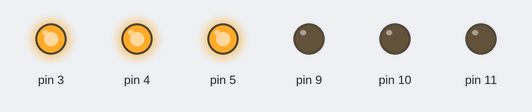
The sketch below on a simulated Arduino Uno, built with avr-gcc and run on an emulated ATmega328P. Parts: output pins drawn as LEDs (lit = HIGH).

Above: at 0.15 s.
Timing chart, 0 to 1.6 s (numbered marks = the images above):
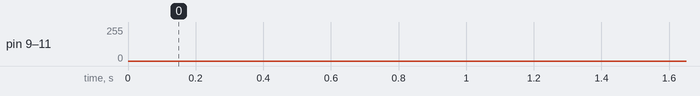

The sketch:

AruinoUno_PWMTest.ino
```cpp
// (licence header left out)
#define SPEED_UP          A0          // BLDC motor speed-up button
#define SPEED_DOWN        A1          // BLDC motor speed-down button
#define PWM_MAX_DUTY      255
#define PWM_MIN_DUTY      50
#define PWM_START_DUTY    100

const uint8_t sinewaveLUT[] PROGMEM = {
/*     0x80, 0x83, 0x86, 0x89, 0x8c, 0x8f, 0x92, 0x95, 0x98, 0x9c, 0x9f, 0xa2,
    0xa5, 0xa8, 0xab, 0xae, 0xb0, 0xb3, 0xb6, 0xb9, 0xbc, 0xbf, 0xc1, 0xc4,
    0xc7, 0xc9, 0xcc, 0xce, 0xd1, 0xd3, 0xd5, 0xd8, 0xda, 0xdc, 0xde, 0xe0,
    0xe2, 0xe4, 0xe6, 0xe8, 0xea, 0xec, 0xed, 0xef, 0xf0, 0xf2, 0xf3, 0xf5,
    0xf6, 0xf7, 0xf8, 0xf9, 0xfa, 0xfb, 0xfc, 0xfc, 0xfd, 0xfe, 0xfe, 0xff,
    0xff, 0xff, 0xff, 0xff, 0xff, 0xff, 0xff, 0xff, 0xff, 0xff, 0xfe, 0xfe,
    0xfd, 0xfc, 0xfc, 0xfb, 0xfa, 0xf9, 0xf8, 0xf7, 0xf6, 0xf5, 0xf3, 0xf2,
    0xf0, 0xef, 0xed, 0xec, 0xea, 0xe8, 0xe6, 0xe4, 0xe2, 0xe0, 0xde, 0xdc,
    0xda, 0xd8, 0xd5, 0xd3, 0xd1, 0xce, 0xcc, 0xc9, 0xc7, 0xc4, 0xc1, 0xbf,
    0xbc, 0xb9, 0xb6, 0xb3, 0xb0, 0xae, 0xab, 0xa8, 0xa5, 0xa2, 0x9f, 0x9c,
    0x98, 0x95, 0x92, 0x8f, 0x8c, 0x89, 0x86, 0x83, 0x80, 0x7c, 0x79, 0x76,
    0x73, 0x70, 0x6d, 0x6a, 0x67, 0x63, 0x60, 0x5d, 0x5a, 0x57, 0x54, 0x51,
    0x4f, 0x4c, 0x49, 0x46, 0x43, 0x40, 0x3e, 0x3b, 0x38, 0x36, 0x33, 0x31,
    0x2e, 0x2c, 0x2a, 0x27, 0x25, 0x23, 0x21, 0x1f, 0x1d, 0x1b, 0x19, 0x17,
    0x15, 0x13, 0x12, 0x10, 0x0f, 0x0d, 0x0c, 0x0a, 0x09, 0x08, 0x07, 0x06,
    0x05, 0x04, 0x03, 0x03, 0x02, 0x01, 0x01, 0x00, 0x00, 0x00, 0x00, 0x00,
    0x00, 0x00, 0x00, 0x00, 0x00, 0x00, 0x01, 0x01, 0x02, 0x03, 0x03, 0x04,
    0x05, 0x06, 0x07, 0x08, 0x09, 0x0a, 0x0c, 0x0d, 0x0f, 0x10, 0x12, 0x13,
    0x15, 0x17, 0x19, 0x1b, 0x1d, 0x1f, 0x21, 0x23, 0x25, 0x27, 0x2a, 0x2c,
    0x2e, 0x31, 0x33, 0x36, 0x38, 0x3b, 0x3e, 0x40, 0x43, 0x46, 0x49, 0x4c,
    0x4f, 0x51, 0x54, 0x57, 0x5a, 0x5d, 0x60, 0x63, 0x67, 0x6a, 0x6d, 0x70,
    0x73, 0x76, 0x79, 0x7c*/
    128,131,134,137,140,144,147,150,153,156,159,162,
    165,168,171,174,177,180,182,185,188,191,194,196,
    199,201,204,206,209,211,214,216,218,220,222,224,
    226,228,230,232,234,236,237,239,240,242,243,244,
    246,247,248,249,250,251,251,252,253,253,254,254,
    254,255,255,255,255,255,255,255,254,254,253,253,
    252,252,251,250,249,248,247,246,245,244,242,241,
    240,238,236,235,233,231,229,227,225,223,221,219,
    217,215,212,210,208,205,203,200,197,195,192,189,
    187,184,181,178,175,172,169,167,164,160,157,154,
    151,148,145,142,139,136,133,130,126,123,120,117,
    114,111,108,105,102,99,96,92,89,87,84,81,
    78,75,72,69,67,64,61,59,56,53,51,48,
    46,44,41,39,37,35,33,31,29,27,25,23,
    21,20,18,16,15,14,12,11,10,9,8,7,
    6,5,4,4,3,3,2,2,1,1,1,1,
    1,1,1,2,2,2,3,3,4,5,5,6,
    7,8,9,10,12,13,14,16,17,19,20,22,
    24,26,28,30,32,34,36,38,40,42,45,47,
    50,52,55,57,60,62,65,68,71,74,76,79,
    82,85,88,91,94,97,100,103,106,109,112,116,
    119,122,125,128
    };


byte bldc_step = 0, motor_speed, motor_pos = 0;

unsigned int i;
void setup() {
  DDRD  |= 0x38;           // Configure pins 3, 4 and 5 as outputs
  PORTD  = 0x00;

  digitalWrite(3,HIGH);
  digitalWrite(4,HIGH);
  digitalWrite(5,HIGH);

  DDRB  |= 0x0E;           // Configure pins 9, 10 and 11 as outputs
  PORTB  = 0x31;
  // Timer1 module setting: set clock source to clkI/O / 1 (no prescaling)
  TCCR1A = 0;
  TCCR1B = 0x01;
  // Timer2 module setting: set clock source to clkI/O / 1 (no prescaling)
  TCCR2A = 0;
  TCCR2B = 0x01;
  // Analog comparator setting
  ACSR   = 0x10;           // Disable and clear (flag bit) analog comparator interrupt
  pinMode(SPEED_UP,   INPUT_PULLUP);
  pinMode(SPEED_DOWN, INPUT_PULLUP);
}
// Analog comparator ISR
/*ISR (ANALOG_COMP_vect) {
  // BEMF debounce
  for(i = 0; i < 10; i++) {
    if(bldc_step & 1){
      if(!(ACSR & 0x20)) i -= 1;
    }
    else {
      if((ACSR & 0x20))  i -= 1;
    }
  }
  bldc_move();
  bldc_step++;
  bldc_step %= 6;
}
*/
/*
void bldc_move(){        // BLDC motor commutation function
  switch(bldc_step){
    case 0:
      AH_BL();
      BEMF_C_RISING();
      break;
    case 1:
      AH_CL();
      BEMF_B_FALLING();
      break;
    case 2:
      BH_CL();
      BEMF_A_RISING();
      break;
    case 3:
      BH_AL();
      BEMF_C_FALLING();
      break;
    case 4:
      CH_AL();
      BEMF_B_RISING();
      break;
    case 5:
      CH_BL();
      BEMF_A_FALLING();
      break;
  }
}
*/

void loop() {

  // Enter Enable pin9,10,11 PWM
  TCCR1A =  0xA1;         //
  TCCR2A =  0x81;         //
  while(1){
  //
  SET_PWM_DUTY(motor_pos);    // Setup starting PWM with duty cycle = PWM_START_DUTY
  delay(1); // 1ms delay
  motor_pos += 1;

  }
  /*i = 5000;
  // Motor start
  while(i > 100) {
    delayMicroseconds(i);
    bldc_move();
    bldc_step++;
    bldc_step %= 6;
    i = i - 20;
  }*/
  //motor_speed = PWM_START_DUTY;
  //ACSR |= 0x08;                    // Enable analog comparator interrupt

  //Veryfy Output
  //TCCR2A =  0;            // Turn pin 9 (OC1A) PWM ON (pin 10 & pin 11 OFF)
  //TCCR1A =  0x81;         //
  //TCCR2A =  0;            // Turn pin 10 (OC1B) PWM ON (pin 9 & pin 11 OFF)
  //TCCR1A =  0x21;         //
  //TCCR1A =  0;            // Turn pin 11 (OC2A) PWM ON (pin 9 & pin 10 OFF)
  //TCCR2A =  0x81;         //
 /*
  while(1) {
    while(!(digitalRead(SPEED_UP)) && motor_speed < PWM_MAX_DUTY){
      motor_speed++;
      SET_PWM_DUTY(motor_speed);
      delay(1);
    }
    while(!(digitalRead(SPEED_DOWN)) && motor_speed > PWM_MIN_DUTY){
      motor_speed--;
      SET_PWM_DUTY(motor_speed);
      delay(1);
    }
  }
  */
}

void SET_PWM_DUTY(byte duty){
/*  if(duty < PWM_MIN_DUTY)
    duty  = PWM_MIN_DUTY;
  if(duty > PWM_MAX_DUTY)
    duty  = PWM_MAX_DUTY;
    */
  unsigned int j = (int)duty;
  OCR1A  = (byte)(j);                   // Set pin 9  PWM duty cycle
  OCR1B  = (byte)( (j + 85) % 256);     // Set pin 10 PWM duty cycle
  OCR2A  = (byte)( (j + 170) % 256);     // Set pin 11 PWM duty cycle
}


/*
void BEMF_A_RISING(){
  ADCSRB = (0 << ACME);    // Select AIN1 as comparator negative input
  ACSR |= 0x03;            // Set interrupt on rising edge
}
void BEMF_A_FALLING(){
  ADCSRB = (0 << ACME);    // Select AIN1 as comparator negative input
  ACSR &= ~0x01;           // Set interrupt on falling edge
}
void BEMF_B_RISING(){
  ADCSRA = (0 << ADEN);   // Disable the ADC module
  ADCSRB = (1 << ACME);
  ADMUX = 2;              // Select analog channel 2 as comparator negative input
  ACSR |= 0x03;
}
void BEMF_B_FALLING(){
  ADCSRA = (0 << ADEN);   // Disable the ADC module
  ADCSRB = (1 << ACME);
  ADMUX = 2;              // Select analog channel 2 as comparator negative input
  ACSR &= ~0x01;
}
void BEMF_C_RISING(){
  ADCSRA = (0 << ADEN);   // Disable the ADC module
  ADCSRB = (1 << ACME);
  ADMUX = 3;              // Select analog channel 3 as comparator negative input
  ACSR |= 0x03;
}
void BEMF_C_FALLING(){
  ADCSRA = (0 << ADEN);   // Disable the ADC module
  ADCSRB = (1 << ACME);
  ADMUX = 3;              // Select analog channel 3 as comparator negative input
  ACSR &= ~0x01;
}

void AH_BL(){
  //PORTD &= ~0x28;
  //PORTD |=  0x10;
  TCCR1A =  0;            // Turn pin 11 (OC2A) PWM ON (pin 9 & pin 10 OFF)
  TCCR2A =  0x81;         //
}
void AH_CL(){
  //PORTD &= ~0x30;
  //PORTD |=  0x08;
  TCCR1A =  0;            // Turn pin 11 (OC2A) PWM ON (pin 9 & pin 10 OFF)
  TCCR2A =  0x81;         //
}
void BH_CL(){
  //PORTD &= ~0x30;
  //PORTD |=  0x08;
  TCCR2A =  0;            // Turn pin 10 (OC1B) PWM ON (pin 9 & pin 11 OFF)
  TCCR1A =  0x21;         //
}
void BH_AL(){
  //PORTD &= ~0x18;
  //PORTD |=  0x20;
  TCCR2A =  0;            // Turn pin 10 (OC1B) PWM ON (pin 9 & pin 11 OFF)
  TCCR1A =  0x21;         //
}
void CH_AL(){
  //PORTD &= ~0x18;
  //PORTD |=  0x20;
  TCCR2A =  0;            // Turn pin 9 (OC1A) PWM ON (pin 10 & pin 11 OFF)
  TCCR1A =  0x81;         //
}
void CH_BL(){
  //PORTD &= ~0x28;
  //PORTD |=  0x10;
  TCCR2A =  0;            // Turn pin 9 (OC1A) PWM ON (pin 10 & pin 11 OFF)
  TCCR1A =  0x81;         //
}

*/
```
